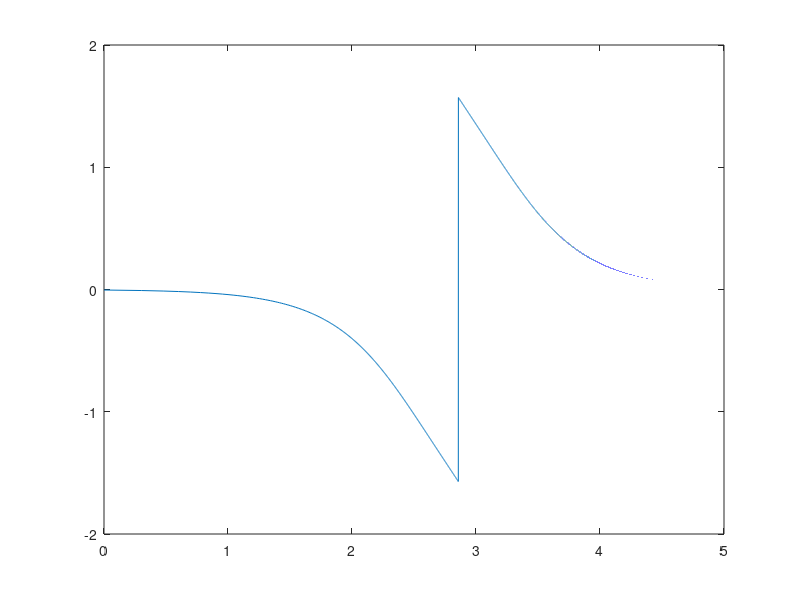

This figure's MATLAB source:
inputVoltage = 10;
frq = 1:1:100000;
r = 4700;
c = 4.7e-08;

x = frq.*(2.*pi.*r.*c);
logvar = abs(1-x.*x)./(3.*sqrt((1-x.*x).*(1-x.*x)+9.*x.*x));
gain = 20 .* log10(logvar);

plot(log10(frq), gain);

offset = atan(-3.*x./(1-x.*x));
plot(log10(frq), offset);